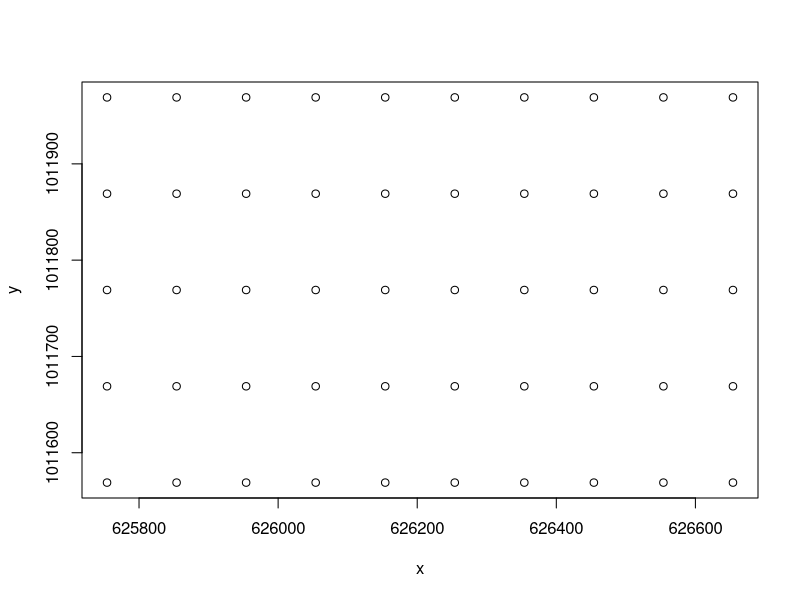
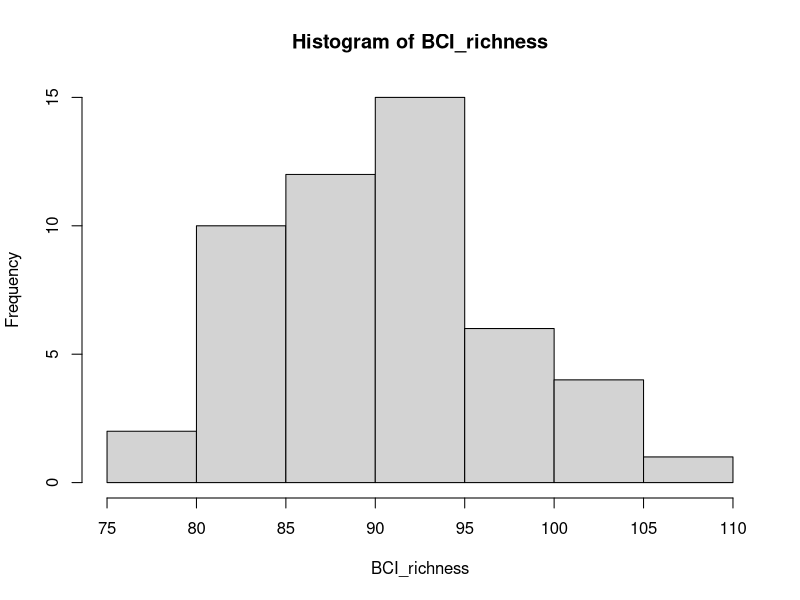
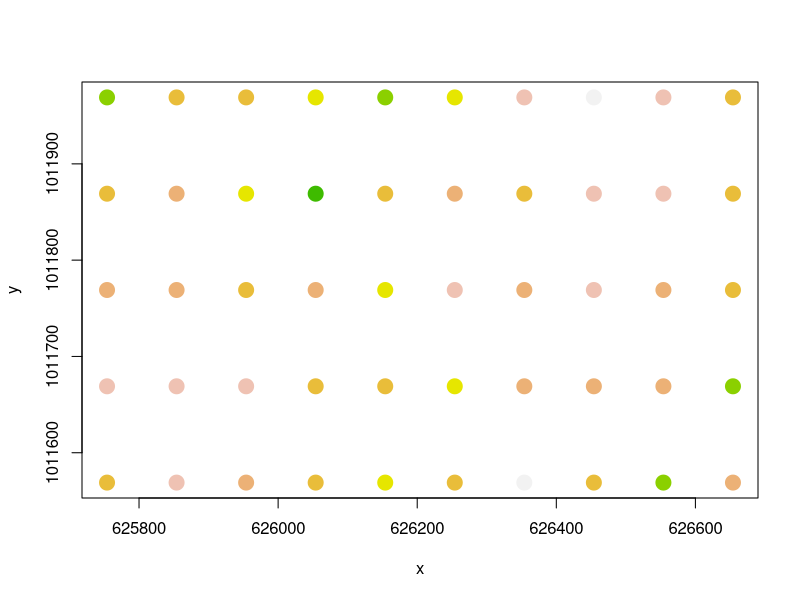
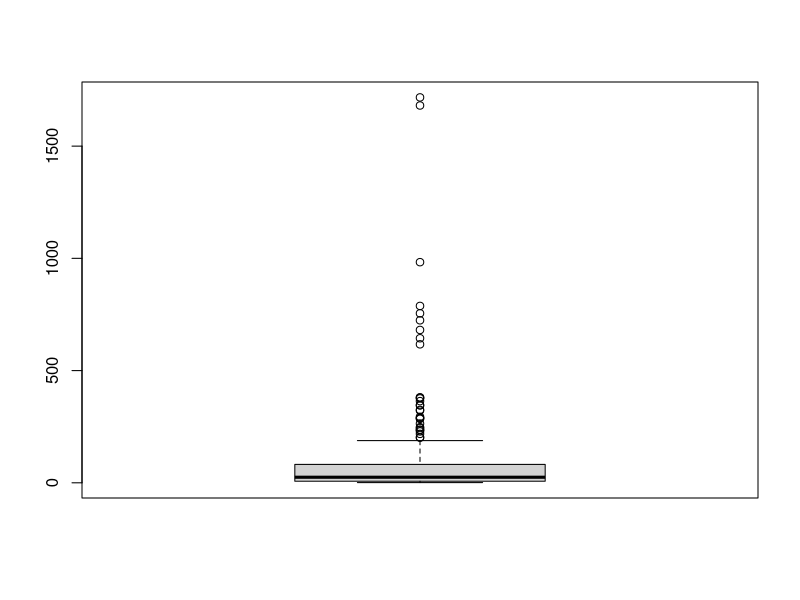
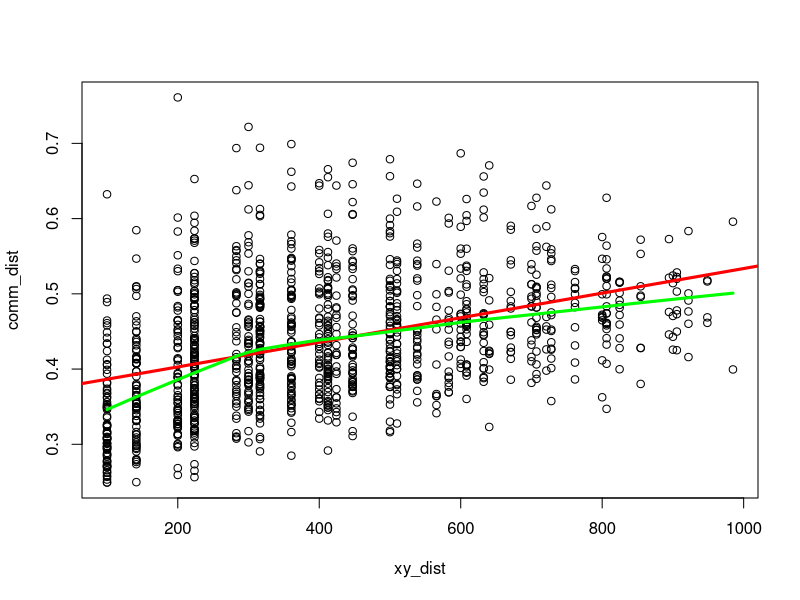
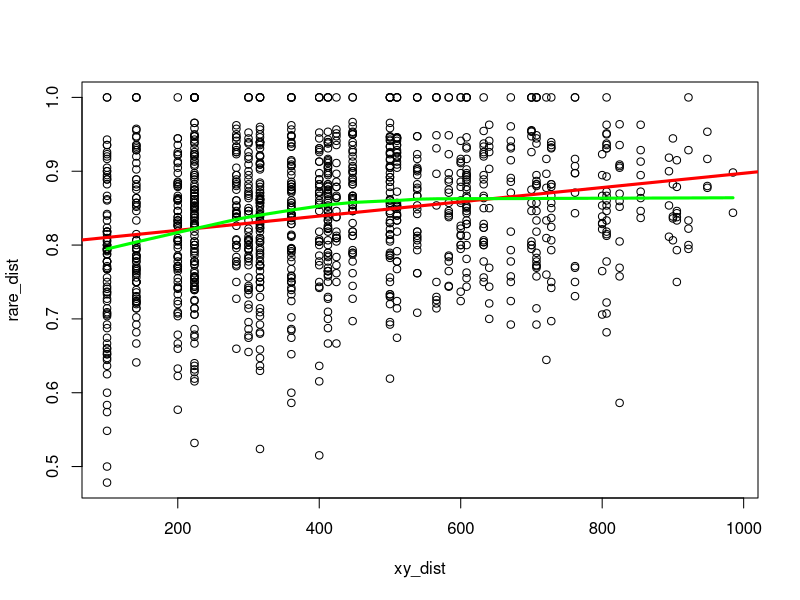
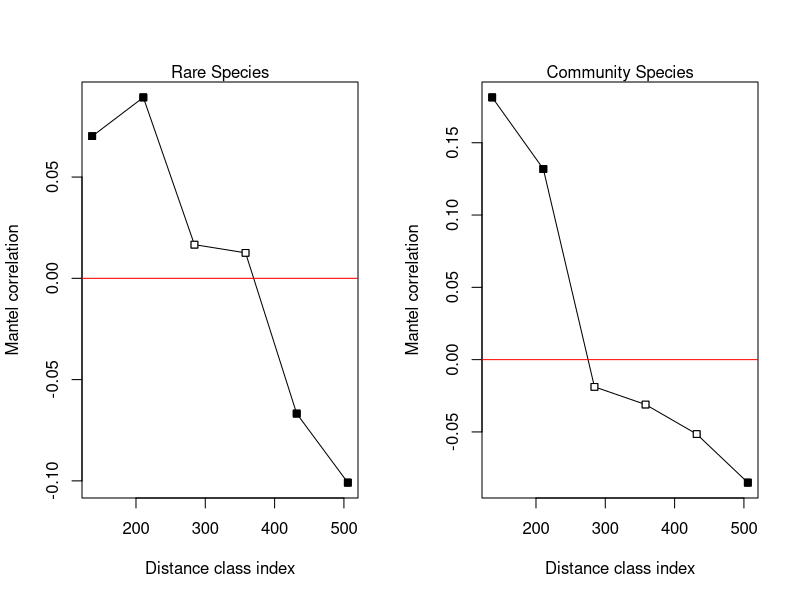

Source code (R) for these figures, in order:
## ---- chunk 1
knitr::opts_chunk$set(echo = TRUE)
## ---- chunk 2
library(vegan)
data(BCI)
## UTM Coordinates (in metres)
BCI_xy = data.frame(x = rep(seq(625754, 626654, by=100), each=5), y = rep(seq(1011569,  1011969, by=100), len=50))
## ---- chunk 3
head(BCI)
nrow(BCI)

head(BCI_xy)
nrow(BCI_xy)
## ---- chunk 4
plot(BCI_xy)
## ---- chunk 5
BCI_richness = apply(BCI, 1, function(x) sum(x > 0))
hist(BCI_richness)
## ---- chunk 6
col_brks = hist(BCI_richness, plot=F)$breaks
col_indices = as.numeric(cut(BCI_richness, col_brks))
cols = rev(terrain.colors(length(col_brks)))
plot(BCI_xy, cex=2, pch=19, col=cols[col_indices])
## ---- chunk 7
sum_species = sapply(BCI, sum)

boxplot(sum_species)

quantile(sum_species, 0.50)

## ---- chunk 8
rare_sp = BCI

for (i in ncol(BCI):1) {
  sp_abundance = sum(BCI[ , i])
  if(sp_abundance > 25 | sp_abundance == 1) {
    print(colnames(BCI)[i])
    rare_sp = rare_sp[, -i]
  }
}  

ncol(rare_sp)


## ---- chunk 9
common_sp = BCI

for (i in ncol(BCI):1) {
  sp_abundance = sum(BCI[ , i])
  if(sp_abundance <= 25) {
    print(colnames(BCI)[i])
    common_sp = common_sp[, -i]
  }
}  

ncol(common_sp)
## ---- chunk 10
ncol(BCI)
## ---- chunk 11
head(common_sp)
head(rare_sp)
## ---- chunk 12
xy_dist = dist(BCI_xy)
comm_dist = vegdist(common_sp)
rare_dist = vegdist(rare_sp)
## ---- chunk 13
plot(xy_dist, comm_dist)
abline(lm(comm_dist ~ xy_dist), lwd=3, col='red')
lines(lowess(xy_dist, comm_dist), lwd=3, col='green')

## ---- chunk 14
plot(xy_dist, rare_dist)
abline(lm(rare_dist ~ xy_dist), lwd=3, col='red')
lines(lowess(xy_dist, rare_dist), lwd=3, col='green')
## ---- chunk 15
comm_mantel = mantel(xy_dist, comm_dist)
comm_mantel
## ---- chunk 16
rare_mantel = mantel(xy_dist, rare_dist)
rare_mantel
## ---- chunk 17
comm_corlog = mantel.correlog(comm_dist, xy_dist)
rare_corlog = mantel.correlog(rare_dist, xy_dist)

comm_corlog
## ---- chunk 18
rare_corlog
## ---- chunk 19
par(mfrow=c(1,2))
plot(rare_corlog)
mtext(side=3, 'Rare Species')

plot(comm_corlog)
mtext(side=3, 'Community Species')

## ---- chunk 20
predict_sp = BCI

for (i in ncol(BCI):1) {
  sp_abundance = sum(BCI[ , i])
  if(colnames(BCI)[i] != "Cordia.lasiocalyx" & 
     colnames(BCI)[i] != "Hirtella.triandra" &
     colnames(BCI)[i] != "Picramnia.latifolia" &
     colnames(BCI)[i] != "Quassia.amara" & 
     colnames(BCI)[i] != "Tabernaemontana.arborea" &
     colnames(BCI)[i] != "Trattinnickia.aspera" &
     colnames(BCI)[i] != "Xylopia.macrantha" & 
     colnames(BCI)[i] != "Drypetes.standleyi") {
    
    predict_sp = predict_sp[, -i]
  }
}  

colnames(predict_sp)

## ---- chunk 21


